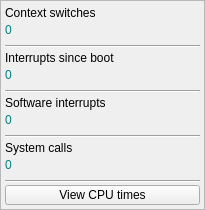
     <widget class="QFrame" name="cpudexdt">
      <property name="geometry">
       <rect>
        <x>5</x>
        <y>240</y>
        <width>205</width>
        <height>210</height>
       </rect>
      </property>
      <property name="sizePolicy">
       <sizepolicy hsizetype="Fixed" vsizetype="Fixed">
        <horstretch>0</horstretch>
        <verstretch>0</verstretch>
       </sizepolicy>
      </property>
      <property name="minimumSize">
       <size>
        <width>205</width>
        <height>210</height>
       </size>
      </property>
      <property name="maximumSize">
       <size>
        <width>205</width>
        <height>210</height>
       </size>
      </property>
      <property name="frameShape">
       <enum>QFrame::StyledPanel</enum>
      </property>
      <property name="frameShadow">
       <enum>QFrame::Raised</enum>
      </property>
      <widget class="QLabel" name="cpudcsnm">
       <property name="geometry">
        <rect>
         <x>5</x>
         <y>20</y>
         <width>195</width>
         <height>20</height>
        </rect>
       </property>
       <property name="sizePolicy">
        <sizepolicy hsizetype="Fixed" vsizetype="Fixed">
         <horstretch>0</horstretch>
         <verstretch>0</verstretch>
        </sizepolicy>
       </property>
       <property name="minimumSize">
        <size>
         <width>195</width>
         <height>20</height>
        </size>
       </property>
       <property name="maximumSize">
        <size>
         <width>195</width>
         <height>20</height>
        </size>
       </property>
       <property name="styleSheet">
        <string notr="true">font: 15pt &quot;JetBrains Mono&quot;;
color: #008080;</string>
       </property>
       <property name="text">
        <string>0</string>
       </property>
      </widget>
      <widget class="QLabel" name="cpudcslb">
       <property name="geometry">
        <rect>
         <x>5</x>
         <y>5</y>
         <width>195</width>
         <height>15</height>
        </rect>
       </property>
       <property name="sizePolicy">
        <sizepolicy hsizetype="Fixed" vsizetype="Fixed">
         <horstretch>0</horstretch>
         <verstretch>0</verstretch>
        </sizepolicy>
       </property>
       <property name="minimumSize">
        <size>
         <width>195</width>
         <height>15</height>
        </size>
       </property>
       <property name="maximumSize">
        <size>
         <width>195</width>
         <height>15</height>
        </size>
       </property>
       <property name="text">
        <string>Context switches</string>
       </property>
      </widget>
      <widget class="Line" name="cpudlin1">
       <property name="geometry">
        <rect>
         <x>5</x>
         <y>45</y>
         <width>195</width>
         <height>3</height>
        </rect>
       </property>
       <property name="sizePolicy">
        <sizepolicy hsizetype="Fixed" vsizetype="Fixed">
         <horstretch>0</horstretch>
         <verstretch>0</verstretch>
        </sizepolicy>
       </property>
       <property name="minimumSize">
        <size>
         <width>195</width>
         <height>3</height>
        </size>
       </property>
       <property name="maximumSize">
        <size>
         <width>195</width>
         <height>3</height>
        </size>
       </property>
       <property name="orientation">
        <enum>Qt::Horizontal</enum>
       </property>
      </widget>
      <widget class="QLabel" name="cpudinnm">
       <property name="geometry">
        <rect>
         <x>5</x>
         <y>65</y>
         <width>195</width>
         <height>20</height>
        </rect>
       </property>
       <property name="sizePolicy">
        <sizepolicy hsizetype="Fixed" vsizetype="Fixed">
         <horstretch>0</horstretch>
         <verstretch>0</verstretch>
        </sizepolicy>
       </property>
       <property name="minimumSize">
        <size>
         <width>195</width>
         <height>20</height>
        </size>
       </property>
       <property name="maximumSize">
        <size>
         <width>195</width>
         <height>20</height>
        </size>
       </property>
       <property name="styleSheet">
        <string notr="true">font: 15pt &quot;JetBrains Mono&quot;;
color: #008080;</string>
       </property>
       <property name="text">
        <string>0</string>
       </property>
      </widget>
      <widget class="Line" name="cpudlin2">
       <property name="geometry">
        <rect>
         <x>5</x>
         <y>90</y>
         <width>195</width>
         <height>3</height>
        </rect>
       </property>
       <property name="sizePolicy">
        <sizepolicy hsizetype="Fixed" vsizetype="Fixed">
         <horstretch>0</horstretch>
         <verstretch>0</verstretch>
        </sizepolicy>
       </property>
       <property name="minimumSize">
        <size>
         <width>195</width>
         <height>3</height>
        </size>
       </property>
       <property name="maximumSize">
        <size>
         <width>195</width>
         <height>3</height>
        </size>
       </property>
       <property name="orientation">
        <enum>Qt::Horizontal</enum>
       </property>
      </widget>
      <widget class="QLabel" name="cpudinlb">
       <property name="geometry">
        <rect>
         <x>5</x>
         <y>50</y>
         <width>195</width>
         <height>15</height>
        </rect>
       </property>
       <property name="sizePolicy">
        <sizepolicy hsizetype="Fixed" vsizetype="Fixed">
         <horstretch>0</horstretch>
         <verstretch>0</verstretch>
        </sizepolicy>
       </property>
       <property name="minimumSize">
        <size>
         <width>195</width>
         <height>15</height>
        </size>
       </property>
       <property name="maximumSize">
        <size>
         <width>195</width>
         <height>15</height>
        </size>
       </property>
       <property name="text">
        <string>Interrupts since boot</string>
       </property>
      </widget>
      <widget class="Line" name="cpudlin3">
       <property name="geometry">
        <rect>
         <x>5</x>
         <y>135</y>
         <width>195</width>
         <height>3</height>
        </rect>
       </property>
       <property name="sizePolicy">
        <sizepolicy hsizetype="Fixed" vsizetype="Fixed">
         <horstretch>0</horstretch>
         <verstretch>0</verstretch>
        </sizepolicy>
       </property>
       <property name="minimumSize">
        <size>
         <width>195</width>
         <height>3</height>
        </size>
       </property>
       <property name="maximumSize">
        <size>
         <width>195</width>
         <height>3</height>
        </size>
       </property>
       <property name="orientation">
        <enum>Qt::Horizontal</enum>
       </property>
      </widget>
      <widget class="QLabel" name="cpudsinm">
       <property name="geometry">
        <rect>
         <x>5</x>
         <y>110</y>
         <width>195</width>
         <height>20</height>
        </rect>
       </property>
       <property name="sizePolicy">
        <sizepolicy hsizetype="Fixed" vsizetype="Fixed">
         <horstretch>0</horstretch>
         <verstretch>0</verstretch>
        </sizepolicy>
       </property>
       <property name="minimumSize">
        <size>
         <width>195</width>
         <height>20</height>
        </size>
       </property>
       <property name="maximumSize">
        <size>
         <width>195</width>
         <height>20</height>
        </size>
       </property>
       <property name="styleSheet">
        <string notr="true">font: 15pt &quot;JetBrains Mono&quot;;
color: #008080;</string>
       </property>
       <property name="text">
        <string>0</string>
       </property>
      </widget>
      <widget class="QLabel" name="cpudsilb">
       <property name="geometry">
        <rect>
         <x>5</x>
         <y>95</y>
         <width>195</width>
         <height>15</height>
        </rect>
       </property>
       <property name="sizePolicy">
        <sizepolicy hsizetype="Fixed" vsizetype="Fixed">
         <horstretch>0</horstretch>
         <verstretch>0</verstretch>
        </sizepolicy>
       </property>
       <property name="minimumSize">
        <size>
         <width>195</width>
         <height>15</height>
        </size>
       </property>
       <property name="maximumSize">
        <size>
         <width>195</width>
         <height>15</height>
        </size>
       </property>
       <property name="text">
        <string>Software interrupts</string>
       </property>
      </widget>
      <widget class="Line" name="cpudlin4">
       <property name="geometry">
        <rect>
         <x>5</x>
         <y>180</y>
         <width>195</width>
         <height>3</height>
        </rect>
       </property>
       <property name="sizePolicy">
        <sizepolicy hsizetype="Fixed" vsizetype="Fixed">
         <horstretch>0</horstretch>
         <verstretch>0</verstretch>
        </sizepolicy>
       </property>
       <property name="minimumSize">
        <size>
         <width>195</width>
         <height>3</height>
        </size>
       </property>
       <property name="maximumSize">
        <size>
         <width>195</width>
         <height>3</height>
        </size>
       </property>
       <property name="orientation">
        <enum>Qt::Horizontal</enum>
       </property>
      </widget>
      <widget class="QLabel" name="cpudscnm">
       <property name="geometry">
        <rect>
         <x>5</x>
         <y>155</y>
         <width>195</width>
         <height>20</height>
        </rect>
       </property>
       <property name="sizePolicy">
        <sizepolicy hsizetype="Fixed" vsizetype="Fixed">
         <horstretch>0</horstretch>
         <verstretch>0</verstretch>
        </sizepolicy>
       </property>
       <property name="minimumSize">
        <size>
         <width>195</width>
         <height>20</height>
        </size>
       </property>
       <property name="maximumSize">
        <size>
         <width>195</width>
         <height>20</height>
        </size>
       </property>
       <property name="styleSheet">
        <string notr="true">font: 15pt &quot;JetBrains Mono&quot;;
color: #008080;</string>
       </property>
       <property name="text">
        <string>0</string>
       </property>
      </widget>
      <widget class="QLabel" name="cpudsclb">
       <property name="geometry">
        <rect>
         <x>5</x>
         <y>140</y>
         <width>195</width>
         <height>15</height>
        </rect>
       </property>
       <property name="sizePolicy">
        <sizepolicy hsizetype="Fixed" vsizetype="Fixed">
         <horstretch>0</horstretch>
         <verstretch>0</verstretch>
        </sizepolicy>
       </property>
       <property name="minimumSize">
        <size>
         <width>195</width>
         <height>15</height>
        </size>
       </property>
       <property name="maximumSize">
        <size>
         <width>195</width>
         <height>15</height>
        </size>
       </property>
       <property name="text">
        <string>System calls</string>
       </property>
      </widget>
      <widget class="QPushButton" name="cpudtmbt">
       <property name="geometry">
        <rect>
         <x>5</x>
         <y>185</y>
         <width>195</width>
         <height>20</height>
        </rect>
       </property>
       <property name="sizePolicy">
        <sizepolicy hsizetype="Fixed" vsizetype="Fixed">
         <horstretch>0</horstretch>
         <verstretch>0</verstretch>
        </sizepolicy>
       </property>
       <property name="minimumSize">
        <size>
         <width>195</width>
         <height>20</height>
        </size>
       </property>
       <property name="maximumSize">
        <size>
         <width>195</width>
         <height>20</height>
        </size>
       </property>
       <property name="text">
        <string>View CPU times</string>
       </property>
      </widget>
     </widget>
